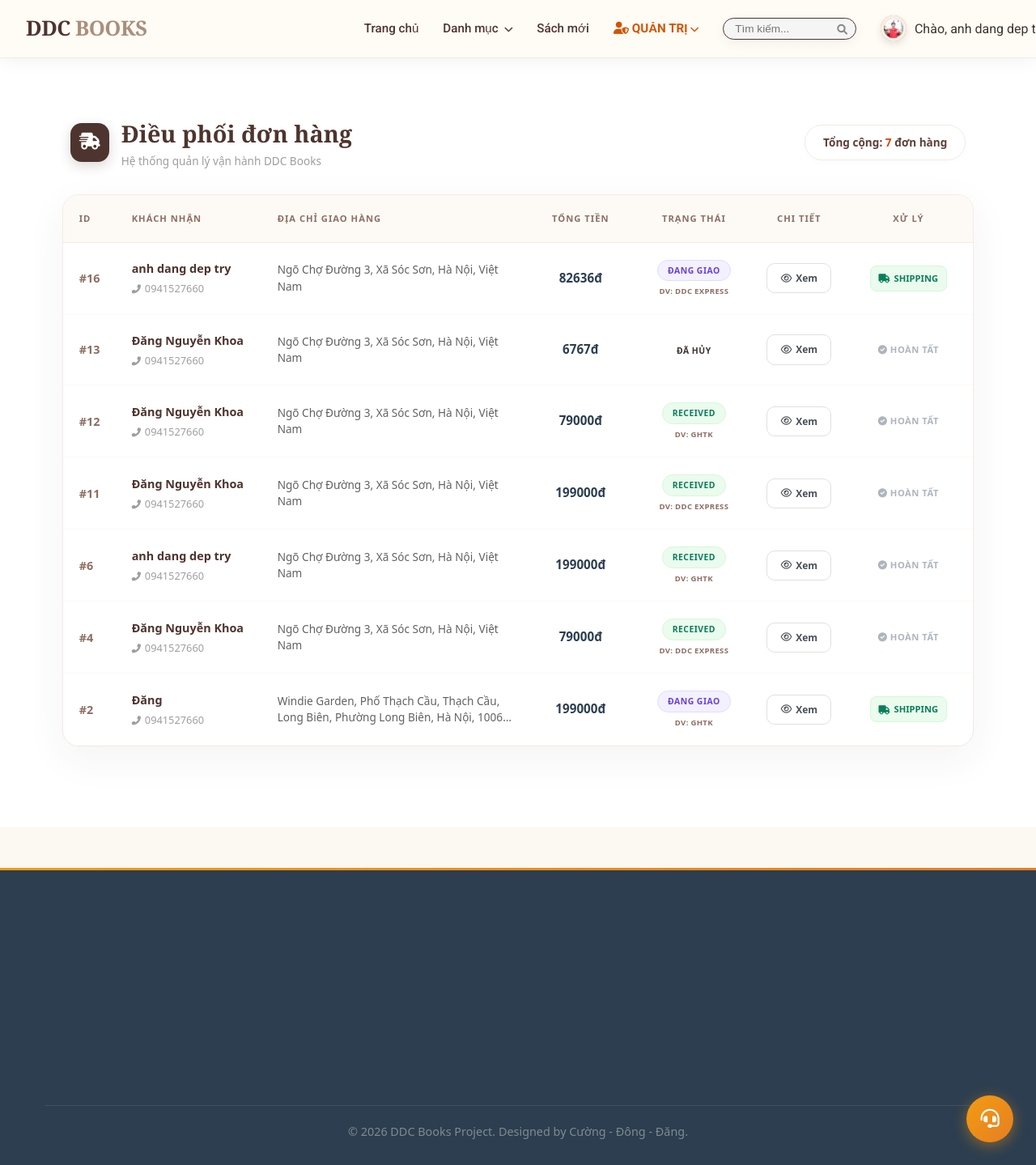
The app's page /manage-orders/ (signed in) with its own data.
### app/models.py (models this page shows, shortened)
class Profile(models.Model):
    user = models.OneToOneField(User, on_delete=models.CASCADE, related_name='profile')
    avatar = models.ImageField(default='default.jpg', upload_to='profile_pics')
    phone = models.CharField(max_length=15, blank=True)
    address = models.TextField(blank=True, null=True)

class Order(models.Model):
    STATUS_CHOICES = (
        ('Pending', 'Chờ xử lý'),
        ('Processing', 'Đang đóng gói'),
        ('Shipped', 'Đang giao'),
        ('Delivered', 'Đã nhận hàng'),
        ('Cancelled', 'Đã hủy'),
    )
    user = models.ForeignKey(User, on_delete=models.CASCADE)
    full_name = models.CharField(max_length=255)
    phone = models.CharField(max_length=20)
    address = models.TextField()
    total_price = models.DecimalField(max_digits=12, decimal_places=0)
    created_at = models.DateTimeField(auto_now_add=True)
    status = models.CharField(max_length=20, choices=STATUS_CHOICES, default='Pending')
    shipping_unit = models.CharField(max_length=50, blank=True, null=True)

### app/views.py (the view)
# urls.py: path('manage-orders/', views.manage_orders, name='manage_orders'),
@user_passes_test(is_staff)
def manage_orders(request):
    orders = Order.objects.all().order_by('-created_at')
    return render(request, 'app/manage_orders.html', {'orders': orders})

### app/templates/app/manage_orders.html (shortened to what this page needs)
{% extends 'app/base.html' %}
{% load static %}
{% block content %}
<div class="container" style="margin-top: 50px; margin-bottom: 80px; font-family: 'Segoe UI', Arial, sans-serif;">
    <div style="display: flex; justify-content: space-between; align-items: center; margin-bottom: 30px; padding: 0 10px;">
        <div style="display: flex; align-items: center; gap: 15px;">
            <div style="background: #4e342e; color: white; width: 48px; height: 48px; border-radius: 14px; display: flex; align-items: center; justify-content: center; font-size: 1.3rem; box-shadow: 0 5px 15px rgba(78, 52, 46, 0.2);">
                <i class="fas fa-shipping-fast"></i>
            </div>
            <div>
                <h2 style="font-family: 'Playfair Display', serif; color: #4e342e; margin: 0; font-weight: 700; font-size: 1.8rem;">Điều phối đơn hàng</h2>
                <p style="color: #9e9e9e; margin: 0; font-size: 0.85rem;">Hệ thống quản lý vận hành DDC Books</p>
            </div>
        </div>
        <span style="background: white; padding: 10px 22px; border-radius: 50px; font-size: 0.85rem; color: #5d4037; border: 1px solid #f1ece4; font-weight: 600; box-shadow: 0 2px 8px rgba(0,0,0,0.02);">
            Tổng cộng: <strong style="color: #d9480f;">{{ orders.count }}</strong> đơn hàng
        </span>
    </div>
    <div style="background: white; border-radius: 20px; box-shadow: 0 15px 50px rgba(78, 52, 46, 0.06); border: 1px solid #f1ece4; overflow: hidden;">
        <div style="overflow-x: auto;">
            <table style="width: 100%; border-collapse: collapse; table-layout: fixed;">
                <thead>
                    <tr style="background: #fdfaf5; border-bottom: 1px solid #f1ece4;">
                        <th style="width: 70px; padding: 20px; text-align: left; color: #8d6e63; font-weight: 700; font-size: 0.7rem; text-transform: uppercase; letter-spacing: 1px;">ID</th>
                        <th style="width: 180px; padding: 20px 15px; text-align: left; color: #8d6e63; font-weight: 700; font-size: 0.7rem; text-transform: uppercase; letter-spacing: 1px;">Khách nhận</th>
                        <th style="padding: 20px 15px; text-align: left; color: #8d6e63; font-weight: 700; font-size: 0.7rem; text-transform: uppercase; letter-spacing: 1px;">Địa chỉ giao hàng</th>
                        <th style="width: 130px; padding: 20px 15px; text-align: center; color: #8d6e63; font-weight: 700; font-size: 0.7rem; text-transform: uppercase; letter-spacing: 1px;">Tổng tiền</th>
                        <th style="width: 150px; padding: 20px 15px; text-align: center; color: #8d6e63; font-weight: 700; font-size: 0.7rem; text-transform: uppercase; letter-spacing: 1px;">Trạng thái</th>
                        <th style="width: 110px; padding: 20px 10px; text-align: center; color: #8d6e63; font-weight: 700; font-size: 0.7rem; text-transform: uppercase; letter-spacing: 1px;">Chi tiết</th>
                        <th style="width: 160px; padding: 20px 15px; text-align: center; color: #8d6e63; font-weight: 700; font-size: 0.7rem; text-transform: uppercase; letter-spacing: 1px;">Xử lý</th>
                    </tr>
                </thead>
                <tbody>
                    {% for order in orders %}
                    <tr style="border-bottom: 1px solid #fcfaf8; transition: background 0.2s;">
                        <td style="padding: 20px; font-weight: 700; color: #8d6e63; font-size: 0.9rem;">#{{ order.id }}</td>
                        <td style="padding: 20px 15px;">
                            <div style="font-weight: 700; color: #4e342e; font-size: 0.9rem; margin-bottom: 3px;">{{ order.full_name }}</div>
                            <div style="font-size: 0.8rem; color: #9e9e9e;"><i class="fas fa-phone-alt" style="margin-right: 5px; font-size: 0.7rem;"></i>{{ order.phone }}</div>
                        </td>
                        <td style="padding: 20px 15px;">
                            <div style="font-size: 0.85rem; color: #616161; line-height: 1.5; display: -webkit-box; -webkit-line-clamp: 2; -webkit-box-orient: vertical; overflow: hidden;">
                                {{ order.address }}
                            </div>
                        </td>
                        <td style="padding: 20px 15px; text-align: center;">
                            <span style="font-weight: 800; color: #2c3e50; font-size: 0.95rem;">{{ order.total_price }}đ</span>
                        </td>
                        <td style="padding: 20px 15px; text-align: center;">
                            <div class="badge-status status-{{ order.status|lower }}">
                                {{ order.get_status_display }}
                            </div>
                            {% if order.shipping_unit %}
                                <div style="font-size: 0.6rem; color: #8d6e63; margin-top: 5px; font-weight: 700; text-transform: uppercase; letter-spacing: 0.3px;">DV: {{ order.shipping_unit }}</div>
                            {% endif %}
                        </td>
                        <td style="padding: 20px 10px; text-align: center;">
                            <a href="{% url 'staff_order_detail' order.id %}" class="btn-action" style="background: white; color: #495057; border: 1px solid #e0e0e0; width: 80px;">
                                <i class="far fa-eye"></i> Xem
                            </a>
                        </td>
                        <td style="padding: 20px 15px; text-align: center;">
                            {% if order.status == 'Pending' %}
                                <div style="display: flex; gap: 5px; justify-content: center;">
                                    <a href="{% url 'confirm_order' order.id %}" class="btn-action btn-confirm" style="flex: 1;">Duyệt</a>
                                    <a href="{% url 'cancel_order' order.id %}" class="btn-action btn-cancel" onclick="return confirm('Hủy đơn hàng này?')" style="width: 35px;"><i class="fas fa-trash-alt"></i></a>
                                </div>
                            {% elif order.status == 'Confirmed' %}
                                <button onclick="openShipModal('{{ order.id }}')" class="btn-action btn-ship" style="width: 100%;">
                                    <i class="fas fa-paper-plane"></i> Giao hàng
                                </button>
                            {% elif order.status == 'Shipped' %}
                                <div style="color: #087f5b; font-size: 0.7rem; font-weight: 800; padding: 6px 10px; background: #ebfbee; border-radius: 8px; border: 1px solid #d3f9d8; display: inline-flex; align-items: center; gap: 5px;">
                                    <i class="fas fa-truck"></i> SHIPPING
                                </div>
                            {% else %}
                                <div style="color: #adb5bd; font-size: 0.7rem; font-weight: 700; text-transform: uppercase; letter-spacing: 0.5px;">
                                    <i class="fas fa-check-circle"></i> Hoàn tất
                                </div>
                            {% endif %}
                        </td>
                    </tr>
                    {% empty %}
                    <tr><td colspan="7" style="padding: 100px; text-align: center; color: #adb5bd;">Trống</td></tr>
                    {% endfor %}
                </tbody>
            </table>
        </div>
    </div>
</div>
{% endblock %}

### app/templates/app/base.html (shortened to what this page needs)
{% load static %}
<!DOCTYPE html>
<html lang="vi">
  <head>
    <link rel="stylesheet" href="https://cdnjs.cloudflare.com/ajax/libs/font-awesome/6.0.0/css/all.min.css" />
    <link rel="stylesheet" href="{% static 'app/css/style.css' %}?v={% now 'U' %}" />
    <link rel="stylesheet" href="https://cdnjs.cloudflare.com/ajax/libs/animate.css/4.1.1/animate.min.css" />
  </head>
  <body>
    <header>
    <div class="container header-flex">
        <a href="{% url 'home' %}" class="logo">DDC <span>BOOKS</span></a>
        <nav>
            <ul class="menu-links">
                <li>
                    <a href="{% url 'home' %}">Trang chủ</a>
                </li>
                <li class="dropdown">
                    <a href="#">Danh mục <i class="fas fa-chevron-down" style="font-size: 0.7rem; margin-left: 4px;"></i></a>
                </li>
                <li>
                    <a href="{% url 'home' %}?filter=new" style="{% if request.GET.filter == 'new' %}color: var(--primary); font-weight: bold;{% endif %}">Sách mới</a>
                </li>
                {% if user.is_staff %}
                <li class="dropdown">
                    <a href="#" style="color: #d35400; font-weight: bold;">
                        <i class="fas fa-user-shield"></i> QUẢN TRỊ <i class="fas fa-chevron-down" style="font-size: 0.7rem;"></i>
                    </a>
                </li>
                {% else %}
                <li>
                    <a href="#">Liên hệ</a>
                </li>
                {% endif %}
                <li class="header-search-item">
                    <form action="{% url 'home' %}" method="GET" class="header-search-box">
                        <div class="search-wrapper">
                            <input type="text" name="q" placeholder="Tìm kiếm..." value="{{ request.GET.q|default:'' }}">
                            <button type="submit"><i class="fas fa-search"></i></button>
                        </div>
                    </form>
                </li>
            </ul>
            <div class="auth-box">
                {% if user.is_authenticated %}
                <div class="user-dropdown">
                    <div class="avatar-small">
                        <img src="{{ user.profile.avatar.url }}" alt="Avatar" style="width: 100%; height: 100%; border-radius: 50%; object-fit: cover; border: 4px solid var(--beige); box-shadow: 0 4px 10px rgba(0,0,0,0.1);" />
                    </div>
                    <span>Chào, {{ user.first_name }}</span>
                </div>
                {% else %}
                <div class="log_sign-group">
                    <span class="nav-slider"></span>
                    <a href="{% url 'signup' %}" class="auth-link" id="link-signup">Đăng ký</a>
                    <a href="{% url 'login' %}" class="auth-link" id="link-login">Đăng nhập</a>
                </div>
                {% endif %}
            </div>
        </nav>
    </div>
</header>
   <main>
    <div class="content-wrapper" style="background-color: #ffffff; min-height: 100vh;">
        <div class="container" style="max-width: 1300px; margin: 0 auto; padding: 20px 15px;">
            <div style="display: flex; gap: 30px; align-items: flex-start;">
                <div style="flex-grow: 1;">
                    <div class="main-books-content" style="margin-bottom: 50px;">
                        {% block content %}
                        {% endblock %}
                    </div>
                </div>
            </div>
        </div>
    </div>
</main>
    <footer style="background-color: #2c3e50; color: #ecf0f1; padding: 60px 0 30px; margin-top: 50px; font-family: 'Segoe UI', Tahoma, Geneva, Verdana, sans-serif;">
    <div class="container" style="max-width: 1200px; margin: 0 auto; padding: 0 15px;">
        <div style="display: grid; grid-template-columns: repeat(auto-fit, minmax(250px, 1fr)); gap: 40px;">
        </div>
        <hr style="border: 0; border-top: 1px solid #3e4f5f; margin: 40px 0 20px;">
        <div style="text-align: center; color: #7f8c8d; font-size: 0.9rem;">
            <p>&copy; 2026 DDC Books Project. Designed by Cường - Đông - Đăng.</p>
        </div>
    </div>
</footer>
  {% if user.is_authenticated %}
  <button id="chat-bubble-btn" onclick="chatToggle()" title="Chat hỗ trợ">
    <i class="fas {% if user.is_staff %}fa-headset{% else %}fa-comments{% endif %}" id="chat-bubble-icon"></i>
  </button>
  {% endif %}
  </body>
</html>

### records on screen
Order: id "16", full_name "anh dang dep try", phone "0941527660", address "Ngõ Chợ Đường 3, Xã Sóc Sơn, Hà Nội, Việt Nam", total_price "82636", status "ĐANG GIAO", shipping_unit "DDC EXPRESS", shows "SHIPPING"
Order: id "13", full_name "Đăng Nguyễn Khoa", phone "0941527660", address "Ngõ Chợ Đường 3, Xã Sóc Sơn, Hà Nội, Việt Nam", total_price "6767", status "ĐÃ HỦY", shows "HOÀN TẤT"
Order: id "12", full_name "Đăng Nguyễn Khoa", phone "0941527660", address "Ngõ Chợ Đường 3, Xã Sóc Sơn, Hà Nội, Việt Nam", total_price "79000", status "RECEIVED", shipping_unit "GHTK", shows "HOÀN TẤT"
Order: id "11", full_name "Đăng Nguyễn Khoa", phone "0941527660", address "Ngõ Chợ Đường 3, Xã Sóc Sơn, Hà Nội, Việt Nam", total_price "199000", status "RECEIVED", shipping_unit "DDC EXPRESS", shows "HOÀN TẤT"
Order: id "6", full_name "anh dang dep try", phone "0941527660", address "Ngõ Chợ Đường 3, Xã Sóc Sơn, Hà Nội, Việt Nam", total_price "199000", status "RECEIVED", shipping_unit "GHTK", shows "HOÀN TẤT"
Order: id "4", full_name "Đăng Nguyễn Khoa", phone "0941527660", address "Ngõ Chợ Đường 3, Xã Sóc Sơn, Hà Nội, Việt Nam", total_price "79000", status "RECEIVED", shipping_unit "DDC EXPRESS", shows "HOÀN TẤT"
Order: id "2", full_name "Đăng", phone "0941527660", address "Windie Garden, Phố Thạch Cầu, Thạch Cầu, Long Biên, Phường Long Biên, Hà Nội,…", total_price "199000", status "ĐANG GIAO", shipping_unit "GHTK", shows "SHIPPING"

### other values on screen
{{ user.first_name }} "anh dang dep…"
{{ orders.count }} "7"
